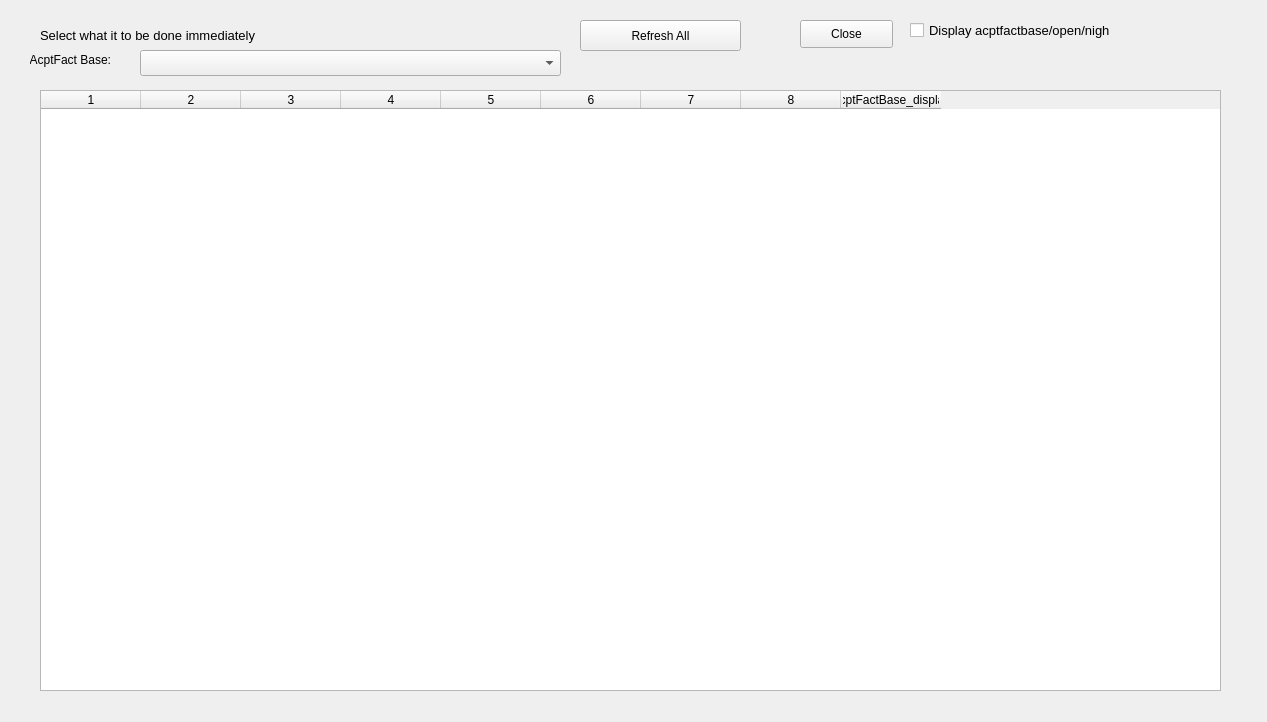
<?xml version="1.0" encoding="UTF-8"?>
<ui version="4.0">
 <class>Form</class>
 <widget class="QWidget" name="Form">
  <property name="geometry">
   <rect>
    <x>0</x>
    <y>0</y>
    <width>1267</width>
    <height>722</height>
   </rect>
  </property>
  <property name="windowTitle">
   <string>Form</string>
  </property>
  <widget class="QPushButton" name="refresh_button">
   <property name="geometry">
    <rect>
     <x>580</x>
     <y>20</y>
     <width>161</width>
     <height>31</height>
    </rect>
   </property>
   <property name="text">
    <string>Refresh All</string>
   </property>
  </widget>
  <widget class="QPushButton" name="close_button">
   <property name="geometry">
    <rect>
     <x>800</x>
     <y>20</y>
     <width>93</width>
     <height>28</height>
    </rect>
   </property>
   <property name="text">
    <string>Close</string>
   </property>
  </widget>
  <widget class="QTableWidget" name="agenda_table">
   <property name="geometry">
    <rect>
     <x>40</x>
     <y>90</y>
     <width>1181</width>
     <height>601</height>
    </rect>
   </property>
   <column>
    <property name="text">
     <string>1</string>
    </property>
   </column>
   <column>
    <property name="text">
     <string>2</string>
    </property>
   </column>
   <column>
    <property name="text">
     <string>3</string>
    </property>
   </column>
   <column>
    <property name="text">
     <string>4</string>
    </property>
   </column>
   <column>
    <property name="text">
     <string>5</string>
    </property>
   </column>
   <column>
    <property name="text">
     <string>6</string>
    </property>
   </column>
   <column>
    <property name="text">
     <string>7</string>
    </property>
   </column>
   <column>
    <property name="text">
     <string>8</string>
    </property>
   </column>
   <column>
    <property name="text">
     <string>AcptFactBase_display</string>
    </property>
   </column>
  </widget>
  <widget class="QLabel" name="label_13">
   <property name="geometry">
    <rect>
     <x>40</x>
     <y>20</y>
     <width>421</width>
     <height>31</height>
    </rect>
   </property>
   <property name="font">
    <font>
     <pointsize>10</pointsize>
    </font>
   </property>
   <property name="text">
    <string>Select what it to be done immediately</string>
   </property>
  </widget>
  <widget class="QComboBox" name="acptfact_base_update_combo">
   <property name="geometry">
    <rect>
     <x>140</x>
     <y>50</y>
     <width>421</width>
     <height>26</height>
    </rect>
   </property>
  </widget>
  <widget class="QLabel" name="label_6">
   <property name="geometry">
    <rect>
     <x>30</x>
     <y>50</y>
     <width>81</width>
     <height>20</height>
    </rect>
   </property>
   <property name="text">
    <string>AcptFact Base:</string>
   </property>
   <property name="alignment">
    <set>Qt::AlignRight|Qt::AlignTrailing|Qt::AlignVCenter</set>
   </property>
  </widget>
  <widget class="QCheckBox" name="cb_acptfactbase_display">
   <property name="geometry">
    <rect>
     <x>910</x>
     <y>20</y>
     <width>211</width>
     <height>21</height>
    </rect>
   </property>
   <property name="font">
    <font>
     <pointsize>10</pointsize>
    </font>
   </property>
   <property name="text">
    <string>Display acptfactbase/open/nigh</string>
   </property>
  </widget>
 </widget>
 <resources/>
 <connections/>
</ui>
